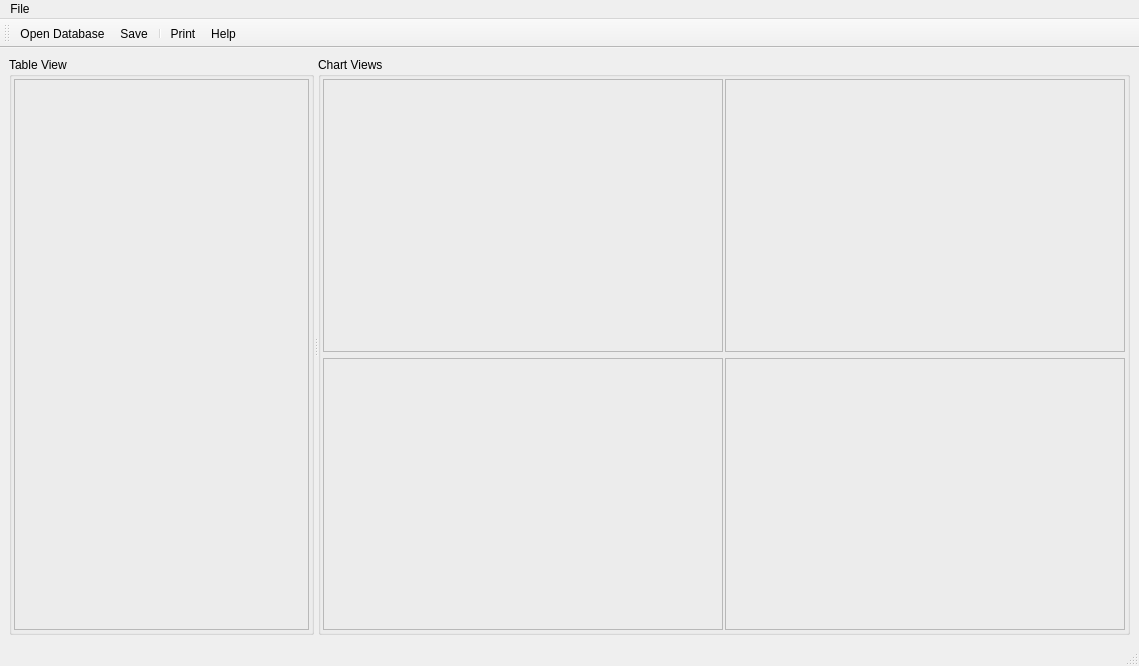
<ui version="4.0" >
 <class>ChartView</class>
 <widget class="QMainWindow" name="ChartView" >
  <property name="geometry" >
   <rect>
    <x>0</x>
    <y>0</y>
    <width>1139</width>
    <height>666</height>
   </rect>
  </property>
  <property name="windowTitle" >
   <string>ChartView</string>
  </property>
  <property name="windowIcon" >
   <iconset resource="Icons/icons.qrc" >:/Icons/help.png</iconset>
  </property>
  <property name="iconSize" >
   <size>
    <width>22</width>
    <height>22</height>
   </size>
  </property>
  <widget class="QWidget" name="centralwidget" >
   <layout class="QVBoxLayout" >
    <item>
     <widget class="QSplitter" name="splitter" >
      <property name="orientation" >
       <enum>Qt::Horizontal</enum>
      </property>
      <widget class="QGroupBox" name="tableGroup" >
       <property name="sizePolicy" >
        <sizepolicy vsizetype="Preferred" hsizetype="Expanding" >
         <horstretch>1</horstretch>
         <verstretch>0</verstretch>
        </sizepolicy>
       </property>
       <property name="title" >
        <string>Table View</string>
       </property>
       <layout class="QVBoxLayout" >
        <property name="spacing" >
         <number>2</number>
        </property>
        <property name="leftMargin" >
         <number>2</number>
        </property>
        <property name="topMargin" >
         <number>2</number>
        </property>
        <property name="rightMargin" >
         <number>2</number>
        </property>
        <property name="bottomMargin" >
         <number>2</number>
        </property>
        <item>
         <widget class="QFrame" name="tableFrame" >
          <property name="frameShape" >
           <enum>QFrame::StyledPanel</enum>
          </property>
          <property name="frameShadow" >
           <enum>QFrame::Raised</enum>
          </property>
          <layout class="QVBoxLayout" >
           <property name="spacing" >
            <number>0</number>
           </property>
           <property name="leftMargin" >
            <number>0</number>
           </property>
           <property name="topMargin" >
            <number>0</number>
           </property>
           <property name="rightMargin" >
            <number>0</number>
           </property>
           <property name="bottomMargin" >
            <number>0</number>
           </property>
          </layout>
         </widget>
        </item>
       </layout>
      </widget>
      <widget class="QGroupBox" name="groupBox" >
       <property name="sizePolicy" >
        <sizepolicy vsizetype="Preferred" hsizetype="Expanding" >
         <horstretch>2</horstretch>
         <verstretch>0</verstretch>
        </sizepolicy>
       </property>
       <property name="title" >
        <string>Chart Views</string>
       </property>
       <layout class="QGridLayout" >
        <property name="leftMargin" >
         <number>2</number>
        </property>
        <property name="topMargin" >
         <number>2</number>
        </property>
        <property name="rightMargin" >
         <number>2</number>
        </property>
        <property name="bottomMargin" >
         <number>2</number>
        </property>
        <property name="horizontalSpacing" >
         <number>2</number>
        </property>
        <item row="0" column="0" >
         <widget class="QFrame" name="barChartFrame" >
          <property name="frameShape" >
           <enum>QFrame::StyledPanel</enum>
          </property>
          <property name="frameShadow" >
           <enum>QFrame::Raised</enum>
          </property>
          <layout class="QVBoxLayout" >
           <property name="spacing" >
            <number>0</number>
           </property>
           <property name="leftMargin" >
            <number>0</number>
           </property>
           <property name="topMargin" >
            <number>0</number>
           </property>
           <property name="rightMargin" >
            <number>0</number>
           </property>
           <property name="bottomMargin" >
            <number>0</number>
           </property>
          </layout>
         </widget>
        </item>
        <item row="0" column="1" >
         <widget class="QFrame" name="lineChartFrame" >
          <property name="frameShape" >
           <enum>QFrame::StyledPanel</enum>
          </property>
          <property name="frameShadow" >
           <enum>QFrame::Raised</enum>
          </property>
          <layout class="QVBoxLayout" >
           <property name="spacing" >
            <number>0</number>
           </property>
           <property name="leftMargin" >
            <number>0</number>
           </property>
           <property name="topMargin" >
            <number>0</number>
           </property>
           <property name="rightMargin" >
            <number>0</number>
           </property>
           <property name="bottomMargin" >
            <number>0</number>
           </property>
          </layout>
         </widget>
        </item>
        <item row="1" column="0" >
         <widget class="QFrame" name="stackedChartFrame" >
          <property name="frameShape" >
           <enum>QFrame::StyledPanel</enum>
          </property>
          <property name="frameShadow" >
           <enum>QFrame::Raised</enum>
          </property>
          <layout class="QVBoxLayout" >
           <property name="spacing" >
            <number>0</number>
           </property>
           <property name="leftMargin" >
            <number>0</number>
           </property>
           <property name="topMargin" >
            <number>0</number>
           </property>
           <property name="rightMargin" >
            <number>0</number>
           </property>
           <property name="bottomMargin" >
            <number>0</number>
           </property>
          </layout>
         </widget>
        </item>
        <item row="1" column="1" >
         <widget class="QFrame" name="boxChartFrame" >
          <property name="frameShape" >
           <enum>QFrame::StyledPanel</enum>
          </property>
          <property name="frameShadow" >
           <enum>QFrame::Raised</enum>
          </property>
          <layout class="QVBoxLayout" >
           <property name="spacing" >
            <number>0</number>
           </property>
           <property name="leftMargin" >
            <number>0</number>
           </property>
           <property name="topMargin" >
            <number>0</number>
           </property>
           <property name="rightMargin" >
            <number>0</number>
           </property>
           <property name="bottomMargin" >
            <number>0</number>
           </property>
          </layout>
         </widget>
        </item>
       </layout>
      </widget>
     </widget>
    </item>
   </layout>
  </widget>
  <widget class="QMenuBar" name="menubar" >
   <property name="geometry" >
    <rect>
     <x>0</x>
     <y>0</y>
     <width>1139</width>
     <height>25</height>
    </rect>
   </property>
   <widget class="QMenu" name="menuFile" >
    <property name="title" >
     <string>File</string>
    </property>
    <addaction name="actionOpenDatabase" />
    <addaction name="actionSave" />
    <addaction name="separator" />
    <addaction name="actionPrint" />
    <addaction name="actionHelp" />
    <addaction name="actionExit" />
   </widget>
   <addaction name="menuFile" />
  </widget>
  <widget class="QStatusBar" name="statusbar" />
  <widget class="QToolBar" name="toolBar" >
   <property name="orientation" >
    <enum>Qt::Horizontal</enum>
   </property>
   <property name="iconSize" >
    <size>
     <width>22</width>
     <height>22</height>
    </size>
   </property>
   <attribute name="toolBarArea" >
    <enum>TopToolBarArea</enum>
   </attribute>
   <attribute name="toolBarBreak" >
    <bool>false</bool>
   </attribute>
   <addaction name="actionOpenDatabase" />
   <addaction name="actionSave" />
   <addaction name="separator" />
   <addaction name="actionPrint" />
   <addaction name="actionHelp" />
  </widget>
  <action name="actionOpenDatabase" >
   <property name="enabled" >
    <bool>true</bool>
   </property>
   <property name="icon" >
    <iconset resource="Icons/icons.qrc" >:/Icons/fileopen.png</iconset>
   </property>
   <property name="text" >
    <string>Open Database...</string>
   </property>
  </action>
  <action name="actionExit" >
   <property name="icon" >
    <iconset/>
   </property>
   <property name="text" >
    <string>Exit</string>
   </property>
  </action>
  <action name="actionPrint" >
   <property name="icon" >
    <iconset resource="Icons/icons.qrc" >:/Icons/print.png</iconset>
   </property>
   <property name="text" >
    <string>Print</string>
   </property>
  </action>
  <action name="actionHelp" >
   <property name="icon" >
    <iconset resource="Icons/icons.qrc" >:/Icons/help.png</iconset>
   </property>
   <property name="text" >
    <string>Help</string>
   </property>
  </action>
  <action name="actionSave" >
   <property name="icon" >
    <iconset resource="Icons/icons.qrc" >:/Icons/filesave.png</iconset>
   </property>
   <property name="text" >
    <string>Save</string>
   </property>
  </action>
 </widget>
 <resources>
  <include location="Icons/icons.qrc" />
 </resources>
 <connections/>
</ui>
